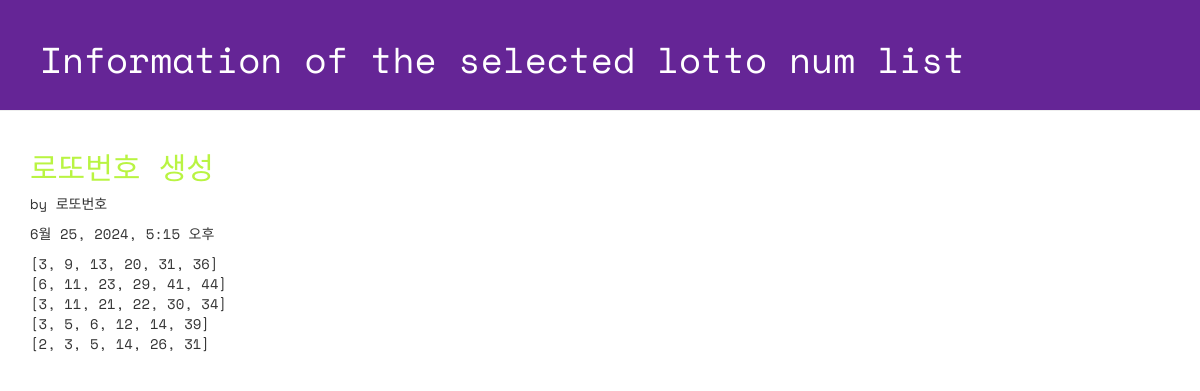
/lotto/4/detail/, run on the app's committed database.
### lotto/models.py (models this page shows, shortened)
class GuessNumbers(models.Model):
    name = models.CharField(max_length=24) # 로또 번호 리스트의 이름
    text = models.CharField(max_length=255) # 로또 번호 리스트에 대한 설명
    lottos = models.CharField(max_length=255, default='[1, 2, 3, 4, 5, 6]') # 로또 번호들이 담길 str
    num_lotto = models.IntegerField(default=5) # 6개 번호 set의 갯수
    update_date = models.DateTimeField()

### lotto/views.py (the view)
# urls.py: path('lotto/<int:lottokey>/detail/', views.detail, name='detail'),
def detail(request, lottokey):
    lotto = GuessNumbers.objects.get(pk=lottokey) # lottokey(pk) 값의 데이터 가져오기
    return render(request, 'lotto/detail.html', {'lotto': lotto}) # 하나의 데이터(행)을 보여줌

### lotto/templates/lotto/detail.html (shortened to what this page needs)
<!DOCTYPE html>
{% load static %}
<html lang="ko">
<head>
    <link rel="stylesheet" href="//maxcdn.bootstrapcdn.com/bootstrap/3.2.0/css/bootstrap.min.css">
    <link rel="stylesheet" href="//maxcdn.bootstrapcdn.com/bootstrap/3.2.0/css/bootstrap-theme.min.css">
    <link rel="stylesheet" href="{% static 'css/lotto.css'%}">
</head>
<body>
    <div class="page-header">
        <h1>Information of the selected lotto num list</h1>
    </div>
    <div class="container lotto">
        <h2>{{ lotto.text }}</h2>
        <p> by {{ lotto.name }}</p>
        <p> {{ lotto.update_date }}</p>
        <p> {{ lotto.lottos | linebreaksbr }}</p>
    </div>
</body>
</html>

### lotto/static/css/lotto.css (style rules this page uses)
.page-header { background-color: #652596; margin-top: 0; padding: 20px 20px 20px 40px; font-family: 'Space Mono', monospace; }
.page-header h1 { color: #FFFFFF; }
.container { font-family: 'Space Mono', monospace; }
.container h2 { color: #b9f442; }

### data on the page
GuessNumbers: text "로또번호 생성", name "로또번호", update_date "6월 25, 2024, 5:15 오후", lottos "[3, 9, 13, 20, 31, 36] [6, 11, 23, 29, 41, 44] [3, 11, 21, 22, 30, 34] [3, 5, 6, 12, 14, 39] [2, 3, 5, 14, 26, 31]"
